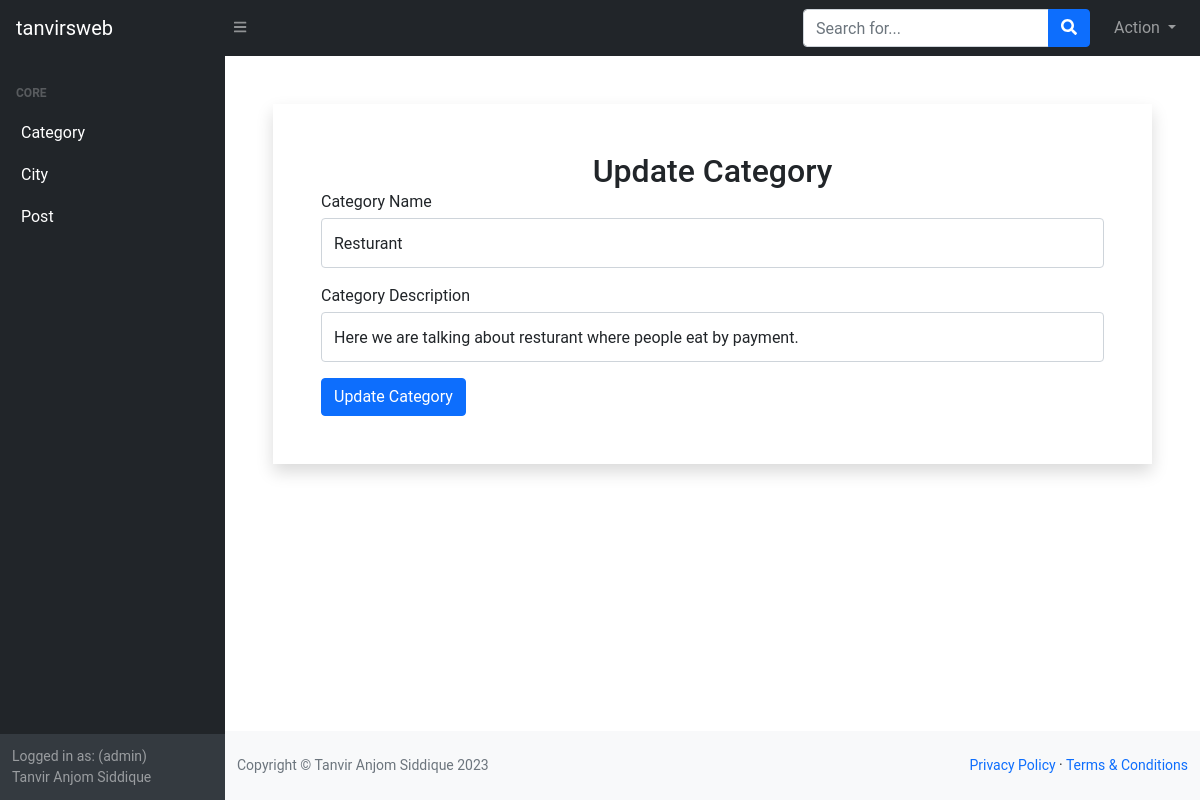
Page /Admin/edit_category.php?status=edtctgreq&&id=3 (signed in) on the committed database.
### tables this page shows
CREATE TABLE `category_req` (
  `cat_id` int(255) NOT NULL,
  `cat_name` text NOT NULL,
  `cat_des` text NOT NULL,
  `ctg_author_id` int(11) NOT NULL
);

### Admin/edit_category.php (called while the page is built, shortened)
<?php
    include("template.php");
?>

### Admin/class/function.php (called while the page is built, shortened)
<?php
    class adminBlog{
        private $conn;
        public function __construct(){
            $dbhost='localhost';
            $dbuser='root';
            $dbpass='';
            $dbname='house_renting';
            $this->conn=mysqli_connect($dbhost,$dbuser,$dbpass,$dbname);
        }
        public function get_category_byID($id,$approved){
            if($approved==1)
                $query="SELECT * FROM category WHERE cat_id=$id";
            else
                $query="SELECT * FROM category_req WHERE cat_id=$id";
            if(mysqli_query($this->conn,$query)){
                $category=mysqli_query($this->conn,$query);
                return $category;
            }
        }
    }
?>

### Admin/view/edit_category_view.php (the view, shortened to what this page needs)
<?php
    if( isset($_GET['status']) && isset($_GET['id']) ){
        if($_GET['status']=='edtctg'){
            $approved=1;
        }
        else{
            $approved=0;
        }
        $ctgdata=mysqli_fetch_assoc( $obj->get_category_byID($_GET['id'],$approved) );
    }
?>
<div class="shadow m-5 p-5">
    <h2 class="text-center">Update Category</h2>
    <form action="" method="POST">
        <div class="form-group">
            <label class="mb-1" for="cat_name" >Category Name</label>
            <input name="cat_name" class="form-control py-4" id="cat_name" type="text" value="<?php if(isset($ctgdata['cat_name'])){echo $ctgdata['cat_name'];} ?>" required/>
        </div>
        <div class="form-group">
            <label class="mb-1" for="cat_des">Category Description</label>
            <input name="cat_des" class="form-control py-4" id="cat_des" type="text" value="<?php if(isset($ctgdata['cat_des'])){echo $ctgdata['cat_des'];} ?>" required/>
        </div>
        <input type="submit" name="update_cat" value="Update Category" class="btn btn-primary">
    </form>
</div>

### Admin/css/dashboard.css (style rules this page uses)
body { font-family: 'Roboto', sans-serif; overflow-x: hidden; text-rendering: optimizeLegibility; -webkit-font-smoothing: antialiased; -moz-osx-font-smoothing: grayscale; }
h1,h2,h3,h4,h5,h6 { margin: 0px; }

### rows in the picture
category_req: cat_name "Resturant", cat_des "Here we are talking about resturant where people eat by payment."

### other values in the picture
$_SESSION['person'] "admin"
$_SESSION['person_name'] "Tanvir Anjom Siddique"
